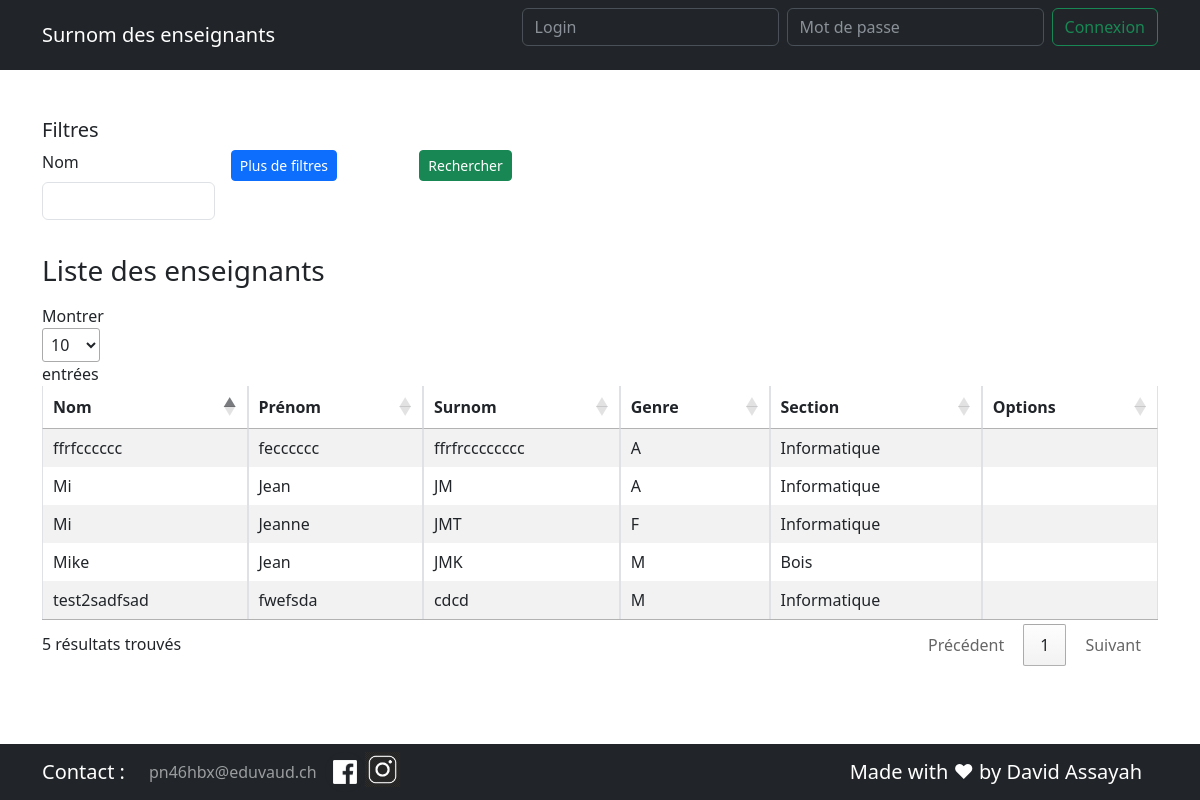
/, run on an earlier commit of the app's database.
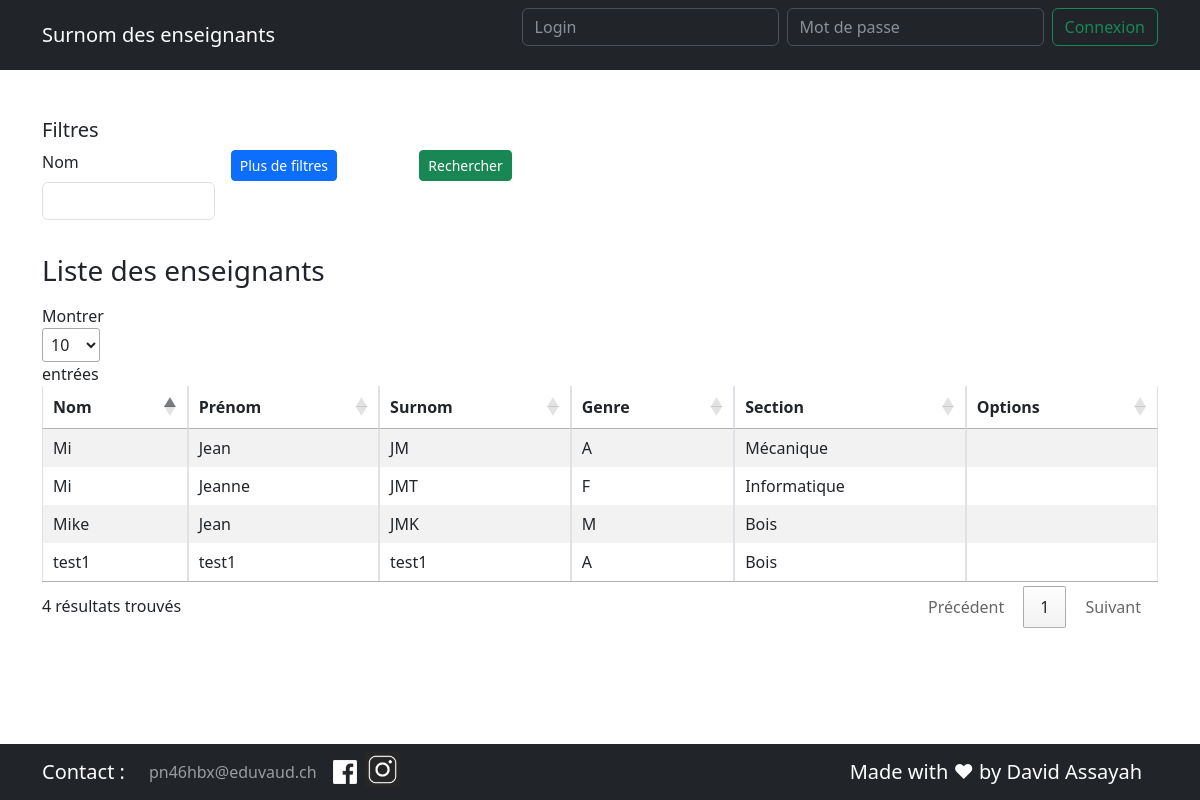
And on a later commit of the database.
### tables this page shows
CREATE TABLE `t_teacher` (
  `idTeacher` int NOT NULL,
  `teaFirstname` varchar(50) NOT NULL,
  `teaName` varchar(50) NOT NULL,
  `teaGender` char(1) NOT NULL,
  `teaNickname` varchar(50) NOT NULL,
  `teaOrigine` text NOT NULL,
  `teaPhoto` varchar(75) NOT NULL,
  `fkSection` int NOT NULL

);

CREATE TABLE `t_section` (
  `idSection` int NOT NULL,
  `secName` varchar(20) NOT NULL
);

### config.php (called while the page is built)
<?php
$configs = array(
    'db'      => "mysql",
    'host'    => "localhost",
    'port'    => "6033",
    'dbname'  => "P_Appro2",
    'charset' => "utf8",
    'user'    => 'root',
);
$configs["dns"] = $configs["db"] . ":host=" . $configs["host"] . ";dbname=" . $configs["dbname"] . ";charset=" . $configs["charset"] . ";port=" . $configs["port"];
return $configs;

### src/Database.php (called while the page is built, shortened)
<?php
include("config.php");
 class Database
{
    private static $instance = null;
    private $connector;
    private function __construct()
    {
        include(__DIR__ . "/utils.php");
        $configs = include(__DIR__ . "/../config.php");
        try {
            $this->connector = new PDO(
                $configs['dns'],
                $configs['user'],
                getPassword()
            );
        } catch (PDOException $e) {
            die('Erreur : ' . $e->getMessage());
        }
    }
    public static function getInstance()
    {
        if (self::$instance == null) {
            self::$instance = new self();
        }
        return self::$instance;
    }
        private function querySimpleExecute($query)
        {
            return $this->connector->query($query);
        }
        private function formatData($req)
        {
            return $req->fetchALL(PDO::FETCH_ASSOC);
        }
        public function getAllTeachers()
        {
            $query = "
                SELECT
                    tt.*,
                    ts.secName AS teaSectionName
                FROM t_teacher tt
                LEFT JOIN t_section ts ON ts.idSection = tt.fkSection
            ";
            $req = $this->querySimpleExecute($query);
            $teachers = $this->formatData($req);
            return $teachers;
        }
    }

### src/utils.php (called while the page is built)
<?php
function getPassword()
{
    $readJSONFile = file_get_contents(__DIR__ . "/../secrets.json");
    $array = json_decode($readJSONFile, TRUE);
    return $array["password"];
}

### src/index.php (the view, shortened to what this page needs)
<?php
include("header.php");
$teachers = $db->getAllTeachers();
?>
<!DOCTYPE html>
<html lang="fr">
<head>
    <link href="./css/style.css" rel="stylesheet">
    <link href="https://cdn.jsdelivr.net/npm/bootstrap@5.3.0-alpha3/dist/css/bootstrap.min.css" rel="stylesheet">
    <link rel="stylesheet" href="https://cdn.datatables.net/1.13.4/css/jquery.dataTables.css" />
</head>
<body>
    <div class="container">
        <fieldset class="mb-2 mt-5">
            <h5>Filtres</h5>
            <form method="GET" action="" class="row g-3">
                <div class="col-2">
                    <label for="search" class="form-label">Nom</label>
                    <input type="text" name="search" id="search" class="form-control">
                </div>
                <div class="col-2">
                    <button type="button" id="more-filters-btn" class="btn btn-sm btn-primary">Plus de filtres</button>
                </div>
                <div class="col-2">
                    <input type="submit" name="submit" value="Rechercher" class="btn btn-success btn-sm">
                </div>
            </form>
            <h3 class="mb-3 mt-3">Liste des enseignants</h3>
            <form action="#" method="post">
                <table id="table-avec-sort" class="table table-striped table-bordered table-sm" cellspacing="0" width="100%">
                    <thead>
                        <tr>
                            <th class="th-sm">
                                Nom
                            </th>
                            <th class="th-sm">
                                Prénom
                            </th>
                            <th class="th-sm">
                                Surnom
                            </th>
                            <th class="th-sm">
                                Genre
                            </th>
                            <th class="th-sm">
                                Section
                            </th>
                            <th class="th-sm">
                                Options
                            </th>
                        </tr>
                    </thead>
                    <tbody>
                        <?php foreach ($teachers as $teacher) { ?>
                            <tr>
                                <td><?php echo $teacher["teaName"] ?></td>
                                <td><?php echo $teacher["teaFirstname"] ?></td>
                                <td><?php echo $teacher["teaNickname"] ?></td>
                                <td><?php echo $teacher["teaGender"] ?></td>
                                <td><?php echo $teacher["teaSectionName"] ?></td>
                                <td class="containerOptions">
                                </td>
                            </tr>
                        <?php } ?>
                    </tbody>
                </table>
            </form>
    </div>
</body>
</html>
<?php include("footer.php"); ?>

### src/header.php (shortened to what this page needs)
<?php
require_once 'Database.php';
$db = Database::getInstance();
?>
<header>
    <nav class="navbar bg-dark navbar-expand-lg" data-bs-theme="dark">
        <div class="container">
            <a class="navbar-brand">Surnom des enseignants</a>
            <?php
            if ($_SESSION['userConnected'] != null) {
                echo "<span style='color:white;'> Bienvenue " . $_SESSION['useLogin'] . "</span>";
                echo "<form class='d-flex' action='' method='post'>";
                echo "<button class='btn btn-outline-danger' type='submit' name='logout'>Déconnexion</button>";
                echo "</form>";
            } else {
            ?>
                <form class="d-flex" action="" method="post">
                    <input class="form-control me-2" type="text" name="user" id="user" placeholder="Login">
                    <input class="form-control me-2" type="password" name="password" id="password" placeholder="Mot de passe">
                    <button class="btn btn-outline-success" type="submit">Connexion</button>
                </form>
            <?php } ?>
        </div>
    </nav>

### src/footer.php (shortened to what this page needs)
<footer>
    <nav class="navbar bg-dark navbar-expand-lg" data-bs-theme="dark">
        <div class="container">
            <a class="navbar-brand">Contact : </a>
            <div class="collapse navbar-collapse">
                <ul class="navbar-nav">
                    <li class="nav-item">
                        <a class="nav-link" href="mailto:pn46hbx@eduvaud.ch" target="_blank">pn46hbx@eduvaud.ch</a>
                    </li>
                    <li class="nav-item">
                        <a class="link-light" href="https://www.facebook.com" target="_blank">
                            <img height="40em" src="./img/facebook.png" alt="edit">
                        </a>
                    </li>
                    <li class="nav-item">
                        <a class="link-light" href="https://www.instagram.com" target="_blank">
                            <img height="35em" margin-top: 100px src="./img/instagram.png" alt="edit">
                        </a>
                    </li>
                </ul>
            </div>
            <a class="navbar-brand">Made with ♥ by David Assayah </a>
        </div>
    </nav>

### src/css/style.css (style rules this page uses)
footer { position: fixed !important; left: 0 !important; bottom: 0 !important; width: 100% !important; background-color: #f1f1f1 !important; color: #333 !important; text-align: center !important; }
table { width: 100%; border-collapse: collapse; text-align: left; }
th, td { padding: 1vw; border-bottom: #ddd solid 1px; }
label { display: inline-block; width: 10%; }
.row { min-height: 13%; }

What changed in the data, as far as the page shows it:
removed t_teacher: teaName "test2sadfsad", teaFirstname "fwefsda", teaNickname "cdcd", teaGender "M", fkSection.secName "Informatique"
removed t_teacher: teaName "ffrfcccccc", teaFirstname "fecccccc", teaNickname "ffrfrcccccccc", teaGender "A", fkSection.secName "Informatique"
changed t_teacher "JM": fkSection.secName "Informatique" → "Mécanique"
added t_teacher: teaName "test1", teaFirstname "test1", teaNickname "test1", teaGender "A", fkSection.secName "Bois"
Also different on the page:
text written by a page script: "Montrer entrées 5 résultats trouvés Précédent 1 Suivant" → "Montrer entrées 4 résultats trouvés Précédent 1 Suivant"
